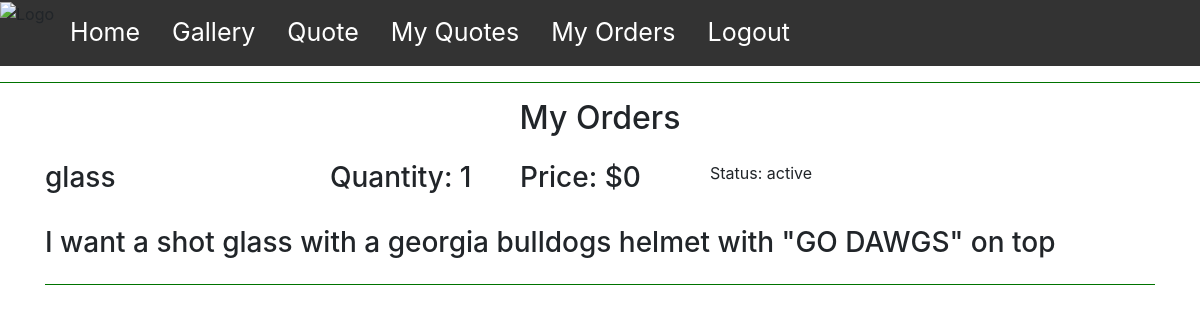
/myOrders.php (signed in), run on the app's committed database.
### tables this page shows
CREATE TABLE `orders` (
  `orderID` int(11) NOT NULL,
  `type` set('glass','wood') NOT NULL,
  `price` double NOT NULL,
  `description` varchar(100) NOT NULL,
  `status` enum('active','completed','canceled') NOT NULL,
  `customerID` int(11) NOT NULL,
  `quantity` int(11) NOT NULL,
  `image` varchar(50) DEFAULT NULL
);

### myOrders.php (the view, shortened to what this page needs)
<!DOCTYPE html>
<html lang="en">
<head>
</head>
<body>
    <?php
    require_once 'pageOption.php';
    echo ("<hr class=\"style1\">");
    require_once 'connection.php';
    $conn = connect_db();
    $email = $_SESSION['name'];
    $custID = $conn->query("SELECT userID FROM users WHERE email = \"$email\"");
    $row = $custID->fetch_array(MYSQLI_ASSOC);
    $custID = $row["userID"];
    $query = "SELECT * FROM orders WHERE customerID = \"$custID\"";
    $result = $conn->query($query);
    $rows = $result->num_rows;
    echo ("<h2 style=\"text-align: center;\">My Orders</h2>");
    echo ("<div class=\"container\">");
    for ($i = 0; $i < $rows; $i++) {
        $row = $result->fetch_array(MYSQLI_ASSOC);
        $type = $row["type"];
        $price = $row["price"];
        $desc = $row["description"];
        $status = $row["status"];
        $quantity = $row["quantity"];
        echo <<< EOT
            <div class="row mt-4">
            <div class="col-md-3">
                <h3>$type</h3>
            </div>
            <div class="col-sm-2">
                <h3>Quantity: $quantity</h3>
            </div>
            <div class="col-sm-2">
                <h3>Price: $$price</h3>
            </div>
            <div class="col-sm-2">
                <label for="worktype">Status: $status</label>
            </div>
            <div class="col-lg-auto">
                    <br><h3>$desc</h3>
                </div>
        </div>
    EOT;
        echo ("<hr style=\"background-color: green;color: seagreen;\">");
    }
    echo ("</div>");
    ?>
</body>
</html>

### myOrders.php (style rules this page uses)
hr.style1 { background-color: green; color: seagreen; }

### data on the page
orders: type "glass", quantity "1", price "0", status "active", description "I want a shot glass with a georgia bulldogs helmet with \"GO DAWGS\" on top"
